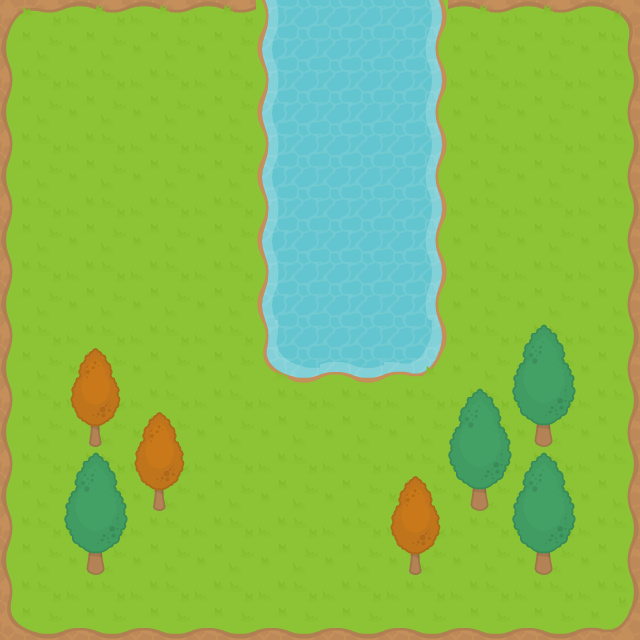

Rendered tile map (Tiled .tmx) drawn with the repository's tilesets; below, a short description and the full map source, tile grids included:
An orthogonal 10x10 tile map with 64x64 px tiles, 2 tile layers (fundo, plantas), 2 tilesets and 2 objects (player, moeda).

<map version="1.4" tiledversion="1.4.3" orientation="orthogonal" renderorder="right-down" width="10" height="10" tilewidth="64" tileheight="64" infinite="0" nextlayerid="4" nextobjectid="6">
 <tileset firstgid="1" source="RPGpack_sheet.tsx" />
 <tileset firstgid="261" source="brother.tsx" />
 <layer id="1" name="fundo" width="10" height="10">
  <data encoding="csv">
1,2,2,2,31,32,33,2,2,3,
21,22,22,22,31,32,33,22,22,23,
21,22,22,22,31,32,33,22,22,23,
21,22,22,22,31,32,33,22,22,23,
21,22,22,22,31,32,33,22,22,23,
21,22,22,22,51,52,53,22,22,23,
21,22,22,22,22,22,22,22,22,23,
21,22,22,22,22,22,22,22,22,23,
21,22,22,22,22,22,22,22,22,23,
41,42,42,42,42,42,42,42,42,43
</data>
 </layer>
 <layer id="3" name="plantas" width="10" height="10">
  <data encoding="csv">
0,0,0,0,0,0,0,0,0,0,
0,0,0,0,0,0,0,0,0,0,
0,0,0,0,0,0,0,0,0,0,
0,0,0,0,0,0,0,0,0,0,
0,0,0,0,0,0,0,0,0,0,
0,204,0,0,0,0,0,0,205,0,
0,224,204,0,0,0,0,205,225,0,
0,205,224,0,0,0,204,225,205,0,
0,225,0,0,0,0,224,0,225,0,
0,0,0,0,0,0,0,0,0,0
</data>
 </layer>
 <objectgroup id="2" name="objetos">
  <object id="4" name="player" x="64" y="128" width="64" height="64">
   <properties>
    <property name="type" value="player" />
   </properties>
  </object>
  <object id="5" name="moeda" x="448" y="128" width="64" height="64">
   <properties>
    <property name="type" value="moeda" />
   </properties>
  </object>
 </objectgroup>
</map>
